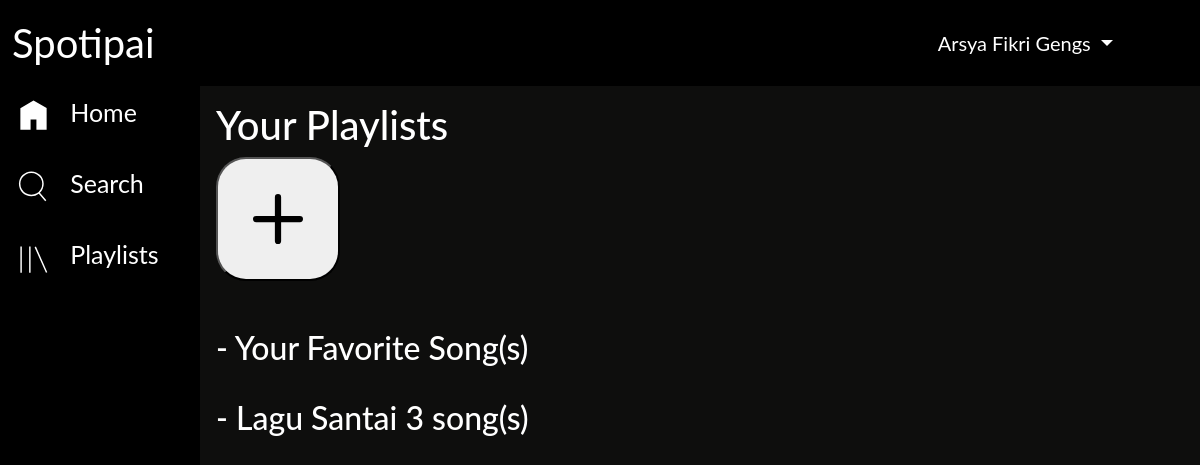
The page /playlists.php (signed in) on the database as committed earlier.
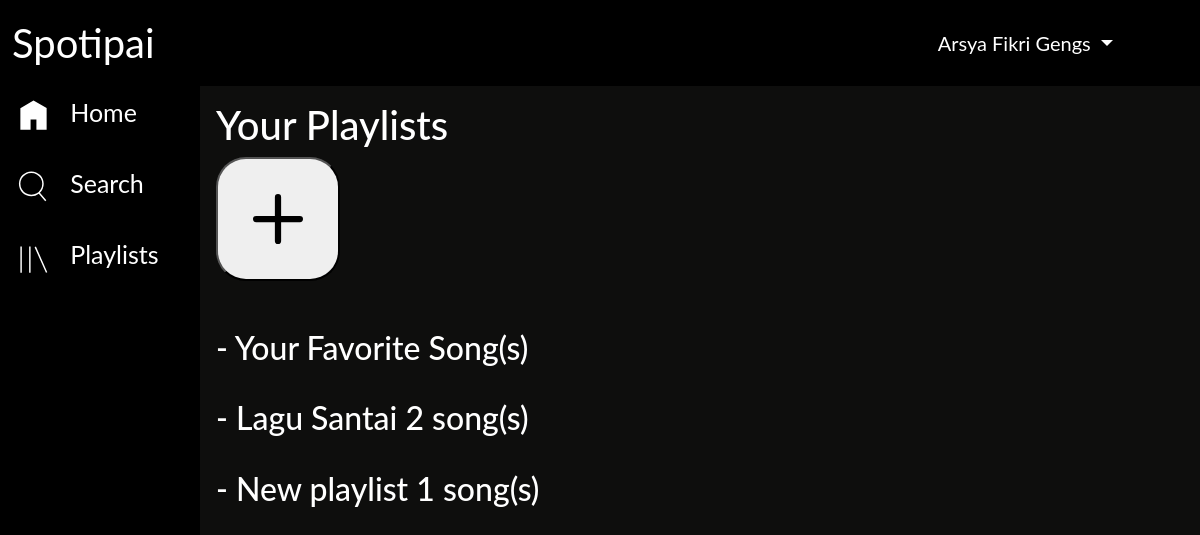
The same page on the database as committed later.
### tables this page shows
CREATE TABLE `user_playlist` (
  `id_user_playlist` int(4) NOT NULL,
  `id_user` int(3) NOT NULL,
  `nama_playlist` varchar(20) NOT NULL,
  `date_created` varchar(10) NOT NULL
);

### playlist-content.php (the view, shortened to what this page needs)
<div class="content">
	<h1 style="color: white; margin-top: 70px;">Your Playlists</h1>
	<button type="button" data-bs-toggle="modal" data-bs-target="#addModal" style="padding: 10px; border-radius: 30px;" title="Add Playlist">
		<svg xmlns="http://www.w3.org/2000/svg" width="100" height="100" fill="currentColor" class="bi bi-plus" viewBox="0 0 16 16">
			<path fill-rule="evenodd" d="M8 4a.5.5 0 0 1 .5.5v3h3a.5.5 0 0 1 0 1h-3v3a.5.5 0 0 1-1 0v-3h-3a.5.5 0 0 1 0-1h3v-3A.5.5 0 0 1 8 4z" />
		</svg>
	</button>
	<br><br><br>
	<div style="color: white;">
		<h2>- <a href="fav_song.php">Your Favorite Song(s)</a></h2>
		<br>
		<?php
		$id_user = $_SESSION['user']['id_user'];
		$ambilplaylist = $koneksi->query("SELECT id_user_playlist, nama_playlist FROM user_playlist WHERE id_user = '$id_user'");
			while ($datapl = $ambilplaylist->fetch_assoc()){
				$banyaklagu = $koneksi->query("SELECT count(id_song) AS jumlah FROM user_playlist_song WHERE id_user_playlist = '$datapl[id_user_playlist]'")->fetch_assoc();
		?>
		<h2>- <a href="playlist_song.php?id=<?= $datapl['id_user_playlist'] ?>"><?= $datapl['nama_playlist'] ?></a> <?= number_format($banyaklagu['jumlah']); ?> song(s)</h2>
		<br>
		<?php } ?>
	</div>
</div>

Rows that differ between the two databases and show on the page:
changed user_playlist "Lagu Santai": jumlah "3" → "2"
added user_playlist: nama_playlist "New playlist", jumlah "1"
